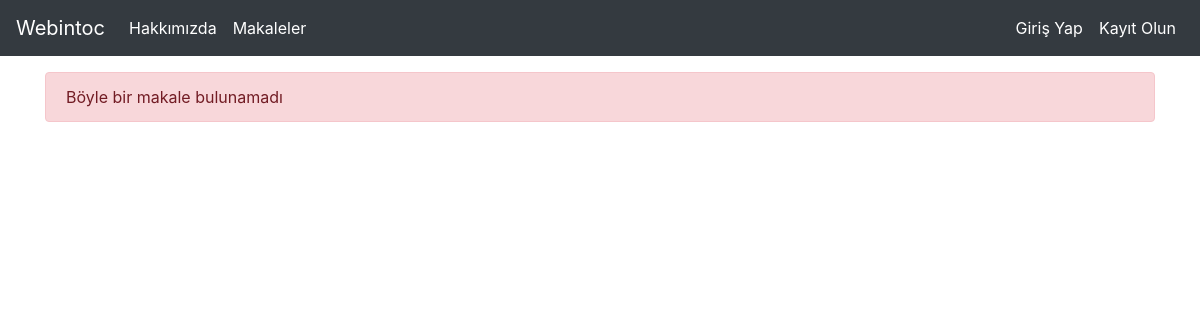
/article/5, run on an earlier commit of the app's database.
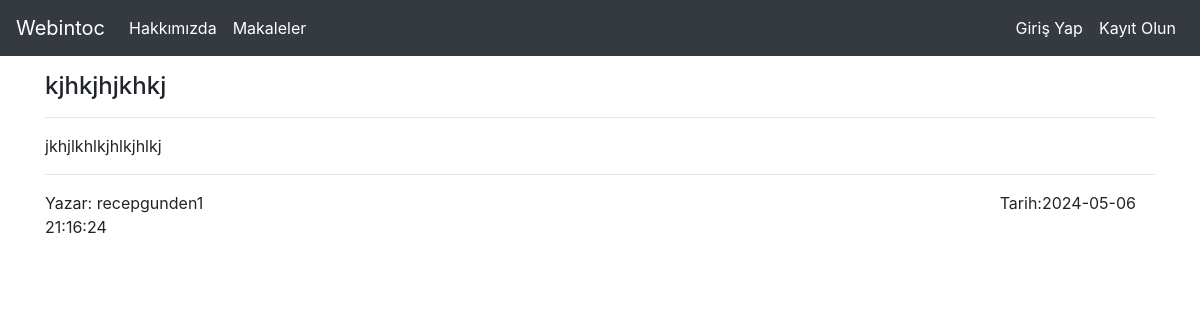
And on a later commit of the database.
### tables this page shows
CREATE TABLE "articles" (
    "id" INTEGER PRIMARY KEY AUTOINCREMENT,
    "title" TEXT,
    "author" TEXT,
    "content" TEXT,
    "created_date" TIMESTAMP DEFAULT (datetime('now', 'localtime'))
);

### webintoc.py (the view)
@app.route("/article/<string:id>")
def article(id):
    with sql.connect("webintoc.db") as con:
        cursor = con.cursor()
        sorgu = "SELECT * FROM articles WHERE id = ?"
        cursor.execute(sorgu,(id,))
        article = cursor.fetchone()
    if article:
        return render_template("article.html", article=article)
    else:
        return render_template("article.html")

### templates/article.html
{% extends 'layout.html' %}
{% block body %}
    {% if article %}
        <h4>{{article[1]}}</h4>
        <hr>
        <p>{{article[3]}}</p>
        <hr>
        <div>Yazar: {{article[2]}} &#160;&#160;&#160;&#160;&#160;&#160;&#160;&#160;&#160;&#160;&#160;&#160;&#160;&#160;&#160;&#160;&#160;&#160;&#160;&#160;&#160;&#160;&#160;&#160;&#160;&#160;&#160;&#160;&#160;&#160;&#160;&#160;&#160;&#160;&#160;&#160;&#160;&#160;&#160;&#160;&#160;&#160;&#160;&#160;&#160;&#160;&#160;&#160;&#160;&#160;&#160;&#160;&#160;&#160;&#160;&#160;&#160;&#160;&#160;&#160;&#160;&#160;&#160;&#160;&#160;&#160;&#160;&#160;&#160;&#160;&#160;&#160;&#160;&#160;&#160;&#160;&#160;&#160;&#160;&#160;&#160;&#160;&#160;&#160;&#160;&#160;&#160;&#160;&#160;&#160;&#160;&#160;&#160;&#160;&#160;&#160;&#160;&#160;&#160;&#160;&#160;&#160;&#160;&#160;&#160;&#160;&#160;&#160;&#160;&#160;&#160;&#160;&#160;&#160;&#160;&#160;&#160;&#160;&#160;&#160;&#160;&#160;&#160;&#160;&#160;&#160;&#160;&#160;&#160;&#160;&#160;&#160;&#160;&#160;&#160;&#160;&#160;&#160;&#160;&#160;&#160;&#160;&#160;&#160;&#160;&#160;&#160;&#160;&#160;&#160;&#160;&#160;&#160;&#160;&#160;&#160;&#160;&#160;&#160;&#160;&#160;&#160;&#160;&#160;&#160;&#160;&#160;&#160;&#160;&#160;&#160;&#160;&#160;&#160;&#160; Tarih:{{article[4]}}</div>
    {% else %}
        <div class="alert alert-danger">Böyle bir makale bulunamadı </div>
    {% endif %}
{% endblock %}

### templates/layout.html (shortened to what this page needs)
<!DOCTYPE html>
<html lang="en">
<head>
    <link rel="stylesheet" href="https://cdn.jsdelivr.net/npm/bootstrap@4.0.0/dist/css/bootstrap.min.css">
</head>
<body>
    {% include 'includes/navbar.html'   %}
    <br><br><br>
    <div class = "container">
        {% block body %}
        {% endblock %}
    </div>
</body>
</html>

### templates/includes/navbar.html (shortened to what this page needs)
<nav class="navbar navbar-expand-md navbar-dark fixed-top bg-dark">
    <a class="navbar-brand" href="/">Webintoc</a>
    <div class="collapse navbar-collapse" id="navbarCollapse">
    <ul class="navbar-nav mr-auto">
        <li class="nav-item active">
        <a class="nav-link" href="/about">Hakkımızda</a>
        <li class="nav-item active">
        <a class="nav-link" href="/articles">Makaleler</a>
    </ul>
    <ul class="navbar-nav ml-auto">
        {% if session["logged_in"] %}
            <li class="nav-item active">
                <a class="nav-link" href="/dashboard">Kontrol Paneli</a>
            <li class="nav-item active">
                <a class="nav-link" href="/logout">Çıkış Yap</a>
        {% else %}
            <li class="nav-item active">
                <a class="nav-link" href="/login">Giriş Yap</a>
            <li class="nav-item active">
                <a class="nav-link" href="/register">Kayıt Olun</a>
        {% endif %}
    </ul>
    </div>
</nav>

What changed in the data, as far as the page shows it:
added articles: title "kjhkjhjkhkj", content "jkhjlkhlkjhlkjhlkj", author "recepgunden1", created_date "2024-05-06 21:16:24"
Also different on the page:
text no longer shown: "Böyle bir makale bulunamadı"
text now shown: "Yazar: Tarih:"
